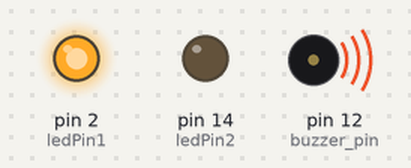
Recording of a sketch running on a simulated Arduino Uno, built with avr-gcc and run on an emulated ATmega328P. Parts: output pins drawn as LEDs (lit = HIGH), buzzer (waves = sounding, pin HIGH).

Above: at 0.5 s.
At 3.5 s:
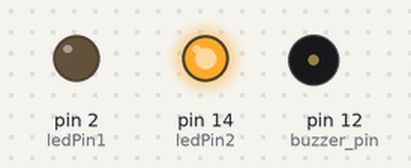
Timing chart, 0 to 4.6 s (numbered marks = the images above):
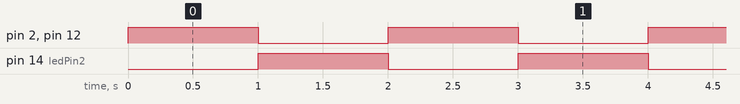

Measured:
- by itself, pin 2 (ledPin1), pin 14 (ledPin2), pin 12 (buzzer_pin): alternates HIGH for 1.0 s and LOW for 1.0 s

The sketch:

code.ino
```cpp
const int buzzer_pin = 12;  // Buzzer connected to GPIO 12
const int ledPin1 = 2;      // LED connected to GPIO 2
const int ledPin2 = 14;     // LED connected to GPIO 14

void setup() {
  pinMode(buzzer_pin, OUTPUT);  // Set buzzer pin as output
  pinMode(ledPin1, OUTPUT);     // Set LED 1 as output
  pinMode(ledPin2, OUTPUT);     // Set LED 2 as output
}

void loop() {
  // Turn on LED 1, turn off LED 2, and turn on buzzer
  digitalWrite(ledPin1, HIGH);
  digitalWrite(ledPin2, LOW);
  digitalWrite(buzzer_pin, HIGH);
  delay(1000);  // Wait for 1 second

  // Turn off LED 1, turn on LED 2, and turn off buzzer
  digitalWrite(ledPin1, LOW);
  digitalWrite(ledPin2, HIGH);
  digitalWrite(buzzer_pin, LOW);
  delay(1000);  // Wait for 1 second
}
```
